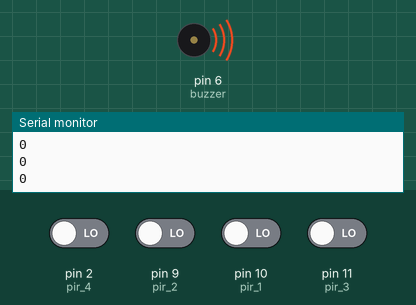
Recording of a sketch running on a simulated Arduino Uno, built with avr-gcc and run on an emulated ATmega328P. On the bench: buzzer (waves = sounding, pin HIGH), the last lines printed to the serial monitor. Inputs (shaded band) come from the test bench; at power-on: pin 2 (pir_4), pin 9 (pir_2), pin 10 (pir_1), pin 11 (pir_3) LOW. The modem accepts every AT command (registered, SIM ready, sends succeed) and sends nothing else.

Above: at 2.2 s.
2.3 s: pin 2 (pir_4) driven HIGH
At 3.3 s:
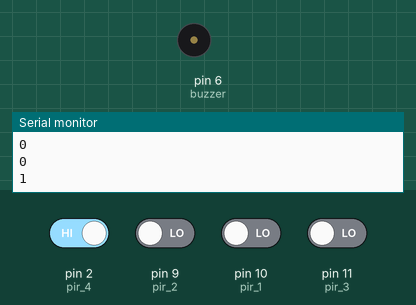
Timing chart, 0 to 8.8 s (numbered marks = the images above; inputs shaded):
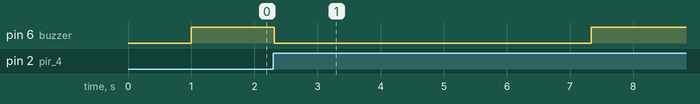

Measured:
- after the input at 2.3 s, pin 6 (buzzer): HIGH → LOW at once, → HIGH 5.0 s later

The sketch:

smart_farm.ino
```cpp
#include <SoftwareSerial.h>
SoftwareSerial mySerial(8, 7);

int sensor_1 = 0;
int sensor_2 = 0;
int sensor_3 = 0;
int sensor_4 = 0;

int pir_1 = 10;
int pir_2 = 9;
int pir_3 = 11;
int pir_4 = 2;

byte buzzer = 6;


void setup() {
  Serial.begin(9600);
  mySerial.begin(9600);
  delay(1000);
  pinMode(pir_1, INPUT);
  pinMode(pir_2, INPUT);
  pinMode(pir_3, INPUT);
  pinMode(pir_4, INPUT);
  // pinMode(pir_2, INPUT);
  // pinMode(pir_3, INPUT);
  // pinMode(pir_4, INPUT);
  pinMode(buzzer, OUTPUT);
}

void loop() {
  sensor_1 = digitalRead(pir_1);
  sensor_2 = digitalRead(pir_2);
  sensor_3 = digitalRead(pir_3);
  sensor_4 = digitalRead(pir_4);
  //sensor_1 = digitalRead(pir_1);
  //Serial.println(sensor_1);
   digitalWrite(buzzer, HIGH);
  Serial.println(sensor_1);
  Serial.println(sensor_2);
  Serial.println(sensor_3);
  Serial.println(sensor_4);
  //delay(1000);

  if (sensor_1 == HIGH || sensor_2 == HIGH || sensor_3 == HIGH || sensor_4 == HIGH) {
    digitalWrite(buzzer, LOW);
    delay(5000);
    Serial.print("sensor 1 state = ");
    Serial.println(sensor_1);
    Serial.print("sensor 2 state = ");
    Serial.println(sensor_2);
    Serial.print("sensor 3 state = ");
    Serial.println(sensor_3);
    Serial.print("sensor 4 state = ");
    Serial.println(sensor_4);

    Serial.println();
   // delay(1000);
    digitalWrite(buzzer, HIGH);
    //  digitalWrite(sensor_1,LOW);
    //gsm funtion
    send1();
  }
}

void send1() {
  mySerial.println("AT");
  updateSerial();

  mySerial.println("AT+CMGF=1");

  updateSerial();
  mySerial.println("AT+CMGS=\"+233205055229\"");
  updateSerial();
  delay(2000);
  mySerial.println("My name is placeholder.");
  mySerial.println("disturbance in farm");
  updateSerial();
  mySerial.write(26);
  mySerial.write("disturbance in farm");
  delay(5000);
}

void updateSerial() {
  delay(500);
  while (Serial.available()) {
    mySerial.write(Serial.read());  //Forward what Serial received to Software Serial Port
  }
  while (mySerial.available()) {
    Serial.write(mySerial.read());  //Forward what Software Serial received to Serial Port
  }
}
```
